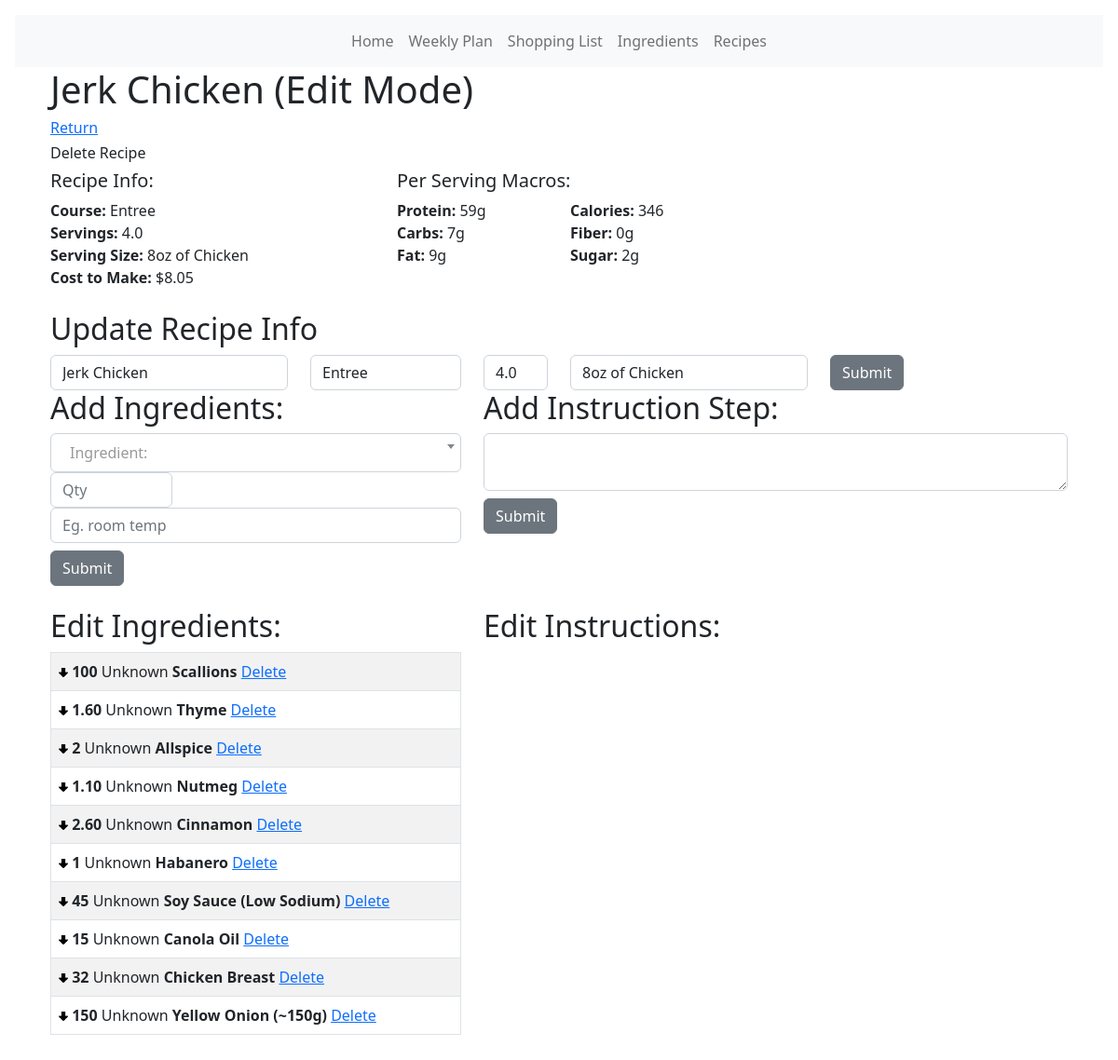
Page /recipe/1/edit on the earlier database version.
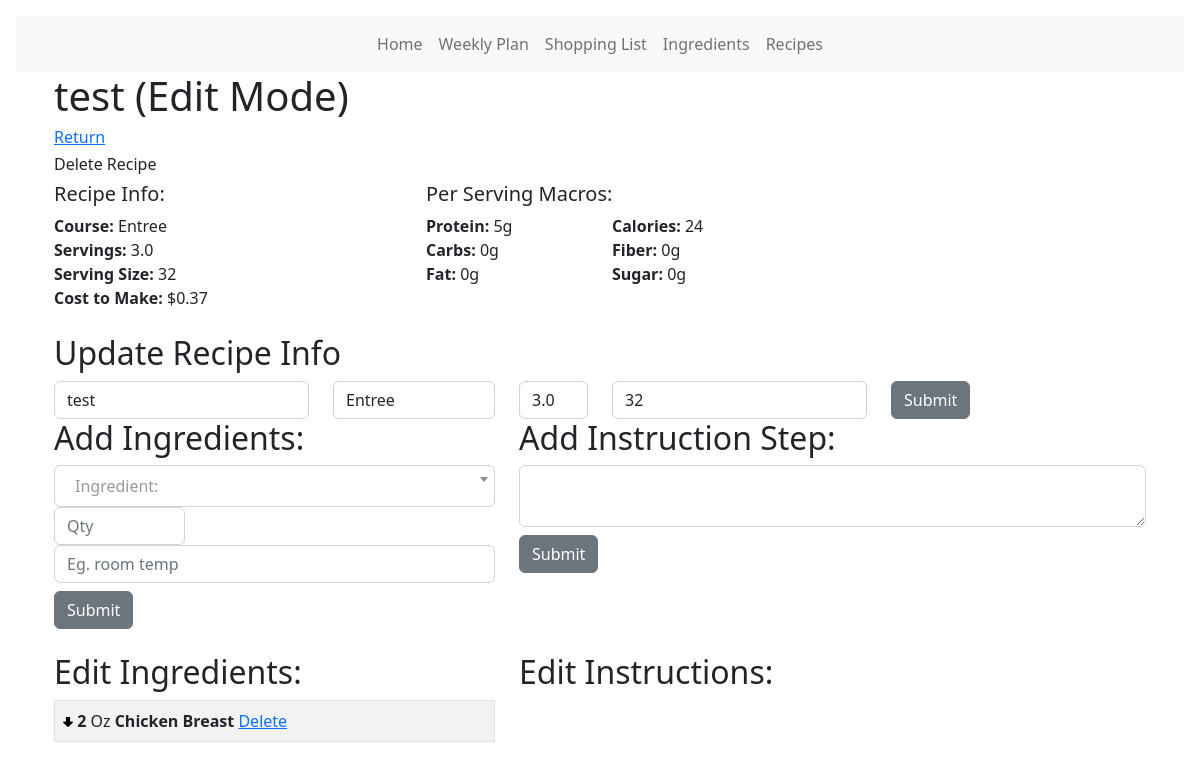
Same page on the later database version.
### models.py (models this page shows, shortened)
class Recipe(db.Model):
    id = db.Column(db.Integer, primary_key=True)
    name = db.Column(db.String(100))
    course = db.Column(db.String(30))
    servings = db.Column(db.Float)
    serving_size = db.Column(db.String(30))
    def get_total_cost(self):
        x = [x.qty for x in RecipeIngredient.query.filter_by(rid=self.id).all()]
        y = [
            y.ingredient.u_price
            for y in RecipeIngredient.query.filter_by(rid=self.id).all()
        ]
        tc = []
        for num1, num2 in zip(x, y):
            tc.append(num1 * num2)
        return sum(tc)
    def get_total_protein(self):
        x = [x.qty for x in RecipeIngredient.query.filter_by(rid=self.id).all()]
        y = [
            y.ingredient.protein
            for y in RecipeIngredient.query.filter_by(rid=self.id).all()
        ]
        t = []
        for num1, num2 in zip(x, y):
            t.append(num1 * num2)
        return sum(t)
    def get_total_carbs(self):
        x = [x.qty for x in RecipeIngredient.query.filter_by(rid=self.id).all()]
        y = [
            y.ingredient.carbs
            for y in RecipeIngredient.query.filter_by(rid=self.id).all()
        ]
        t = []
        for num1, num2 in zip(x, y):
            t.append(num1 * num2)
        return sum(t)
    def get_total_fat(self):
        x = [x.qty for x in RecipeIngredient.query.filter_by(rid=self.id).all()]
        y = [
            y.ingredient.fat
            for y in RecipeIngredient.query.filter_by(rid=self.id).all()
        ]
        t = []
        for num1, num2 in zip(x, y):
            t.append(num1 * num2)
        return sum(t)
    def get_total_fiber(self):
        x = [x.qty for x in RecipeIngredient.query.filter_by(rid=self.id).all()]
        y = [
            y.ingredient.fiber
            for y in RecipeIngredient.query.filter_by(rid=self.id).all()
        ]
        t = []
        for num1, num2 in zip(x, y):
            t.append(num1 * num2)
        return sum(t)
    def get_total_sugar(self):
        x = [x.qty for x in RecipeIngredient.query.filter_by(rid=self.id).all()]
        y = [
            y.ingredient.sugar
            for y in RecipeIngredient.query.filter_by(rid=self.id).all()
        ]
        t = []
        for num1, num2 in zip(x, y):
            t.append(num1 * num2)
        return sum(t)
    def get_total_calories(self):
        a = [a.qty for a in RecipeIngredient.query.filter_by(rid=self.id).all()]
        p = [
            p.ingredient.protein
            for p in RecipeIngredient.query.filter_by(rid=self.id).all()
        ]
        c = [
            c.ingredient.carbs
            for c in RecipeIngredient.query.filter_by(rid=self.id).all()
        ]
        f = [
            f.ingredient.fat
            for f in RecipeIngredient.query.filter_by(rid=self.id).all()
        ]
        tp = []
        for num1, num2 in zip(a, p):
            tp.append((num1 * num2) * 4)
        tc = []
        for num1, num2 in zip(a, c):
            tc.append((num1 * num2) * 4)
        tf = []
        for num1, num2 in zip(a, f):
            tf.append((num1 * num2) * 9)
        gtl = (sum(tf)) + (sum(tp)) + (sum(tc))
        return gtl

class RecipeIngredient(db.Model):
    id = db.Column(db.Integer, primary_key=True)
    rid = db.Column(db.Integer, db.ForeignKey("recipe.id"))
    iid = db.Column(db.Integer, db.ForeignKey("ingredient.id"))
    qty = db.Column(db.Float)
    unit_suffix = db.Column(db.String(50))
    ingredient_color_tag = db.String(20)

class Ingredient(db.Model):
    __tablename__ = "ingredient"
    id = db.Column(db.Integer, primary_key=True)
    name = db.Column(db.String(120), nullable=False)
    icalories = db.Column(db.Float)
    protein = db.Column(db.Float)
    carbs = db.Column(db.Float)
    fat = db.Column(db.Float)
    fiber = db.Column(db.Float)
    sugar = db.Column(db.Float)
    item_unit_size = db.Column(db.Float)  # How many units of item at store
    item_price = db.Column(db.Float)  # Price for full item at store
    u_price = db.Column(db.Float)
    aisle_id = db.Column(db.Integer, db.ForeignKey("aisle.id"))
    ingredients = db.relationship("RecipeIngredient", backref="ingredient")
    def default_ingredient_unit(self):
        try:
            x = UnitIngredient.query.filter_by(iid=self.id).first()
            return x.unit.name
        except:
            return "Unknown"

class Unit(db.Model):
    id = db.Column(db.Integer, primary_key=True)
    name = db.Column(db.String(30))
    ingredients = db.relationship("UnitIngredient", backref="unit")

### main.py (the view, shortened to what this page needs)
@app.route("/recipe/<int:id>/edit", methods=["GET", "POST"])
def recipe_edit(id):
    r = Recipe.query.get_or_404(id)
    title = r.name
    x = 1
    iquery = RecipeIngredient.query.filter_by(rid=id).all()
    """Update Meta Data Form"""
    form2 = CreateRecipe()
    """Add Ingredient Form"""
    form = AddIngredient()
    a = db.session.query(Ingredient.name).order_by(Ingredient.name)
    a = [i[0] for i in a]
    form.name.choices = [("")] + [(y) for y in a]
    """Add Instruction Step Form"""
    form3 = AddInstruction()
    instruct_query = RecipeInstruction.query.filter_by(rid=id).all()
    """Add Ingredient Button Action"""
    """Update Meta Data Button Action"""
    if form2.submit2.data and form2.validate_on_submit():
        r.name = form2.recipe_name.data
        r.course = form2.course.data
        r.servings = form2.servings.data
        r.serving_size = form2.serving_size.data
        db.session.commit()
    """Add Instruction Step Button Action"""
    if form3.submit3.data and form3.validate_on_submit():
        update = RecipeInstruction(rid=id, instruction=form3.instruction.data)
        db.session.add(update)
        db.session.commit()
        instruct_query = RecipeInstruction.query.filter_by(rid=id).all()
    return render_template(
        "/recipes/recipe_edit.html",
        r=r,
        title=r.name,
        x=x,
        iquery=iquery,
        form=form,
        form2=form2,
        form3=form3,
        instruct_query=instruct_query,
    )

### forms.py
class CreateRecipe(FlaskForm):
    recipe_name = StringField("Name", validators=[validators.DataRequired()])
    course = SelectField(
        "Course",
        choices=[
            ("Entree"),
            ("Appetizer"),
            ("Dessert"),
            ("Side Dish"),
            ("Beverage"),
            ("Other"),
        ],
        validators=[validators.DataRequired()],
    )
    servings = DecimalField("Servings:", validators=[validators.InputRequired()])
    serving_size = StringField("Serving Size", validators=[validators.DataRequired()])
    submit2 = SubmitField("Submit")

class AddIngredient(FlaskForm):
    name = SelectField(
        "Ingredient:",
        validators=[validators.InputRequired()],
        validate_choice=False,
    )
    qty = DecimalField("Qty:", validators=[validators.InputRequired()])
    suffix = StringField("Notes")
    submit = SubmitField("Submit")

### templates/recipes/recipe_edit.html (shortened to what this page needs)
<!DOCTYPE html>
<html lang="en">
<head>
  <link href="{{ url_for('static', filename='css/select2.css') }}" rel="stylesheet" />
  {% extends 'base.html' %} {% block content %}
</head>
<body><b></b>
  <div class="container">
    <h1>{{title}} (Edit Mode)</h1>
    <a href="{{url_for('recipe', id=r.id)}}">
      <h6>Return</h6>
      <h6>Delete Recipe</h6>
    </a>
    <div class="row">
      <div class="col-4">
        <h5>Recipe Info:</h5>
      </div>
      <div class="col-4">
        <h5>Per Serving Macros:</h5>
      </div>
    </div>
    <div class="row">
      <div class="col-4">
        <b>Course: </b> {{r.course}} <br>
        <b>Servings: </b> {{r.servings}} <br>
        <b>Serving Size: </b> {{r.serving_size}} <br>
        <b>Cost to Make: </b>{{'$%0.2f'|format(r.get_total_cost())}}
      </div>
      <div class="col-2">
        <b>Protein:</b> {{'%0.0fg'|format((r.get_total_protein())/r.servings)}} <br>
        <b>Carbs:</b> {{'%0.0fg'|format((r.get_total_carbs())/r.servings)}} <br>
        <b>Fat:</b> {{'%0.0fg'|format((r.get_total_fat())/r.servings)}} <br>
      </div>
      <div class="col-2">
        <b>Calories:</b> {{'%0.0f'|format((r.get_total_calories())/r.servings)}} <br>
        <b>Fiber:</b> {{'%0.0fg'|format((r.get_total_fiber())/r.servings)}} <br>
        <b>Sugar:</b> {{'%0.0fg'|format((r.get_total_sugar())/r.servings)}} <br>
      </div>
    </div>
    <br>
    <h2>Update Recipe Info</h2>
    <form method="POST">
      <div class="row">
        <div class="col">
          {{ form.hidden_tag() }} {{ form2.recipe_name(class="form-control", value=r.name) }}
        </div>
        <div class="col-2">
          {{ form2.course(class="form-control", valuse=r.course) }}
        </div>
        <div class="col-1">
          {{ form2.servings(class="form-control", value=r.servings)}}
        </div>
        <div class="col-3">
          {{ form2.serving_size(class="form-control", value=r.serving_size)}}
        </div>
        <div class="col">{{ form2.submit2(class="btn btn-secondary") }}</div>
      </div>
    </form>
    <div class="row">
      <div class="col">
        <div class="row">
          <div class="col-5">
            <h2>Add Ingredients:</h2>
            <form method="POST">
              <div class="col">
              </div>
              <div class="row">
                <div class="col-4">
                  {{ form.qty(class="form-control ", placeholder="Qty") }}
                </div>
              </div>
              <div class="col">
                {{ form.suffix(class="form-control", placeholder='Eg. room temp')}}
              </div>
              <div class="col">{{ form.submit(class="btn btn-secondary mt-2") }}
              </div>
            </form>
          </div>
          <div class="col">
            <h2>Add Instruction Step:</h2>
            <form method="POST">
              <div class="col">
                {{ form3.hidden_tag() }} {{ form3.instruction(class="form-control") }}
              </div>
              <div class="col">{{ form3.submit3(class="btn btn-secondary mt-2") }}</div>
            </form>
          </div>
        </div>
      </div>
    </div>
    <br />
    <div class="row">
      <div class="col-5">
        <h2>Edit Ingredients:</h2>
        <table class="table table-hover table-bordered table-striped">
          {% for i in iquery %}
          <tr>
            <td>
              <b><a href="{{url_for('recipe_ingredient_move_down', rid=i.rid, id=i.id)}}"><img
                    src="{{ url_for('static', filename='images/down_arrow.png') }}" width="10" /></a>{{(' %0.0f
                '|format(i.qty)) if (i.qty%1==0) else (' %0.2f '|format(i.qty))}}</b>{{i.ingredient.default_ingredient_unit()}}
              <b>{{i.ingredient.name}}</b>
              {{i.unit_suffix}}<a href="{{url_for('recipe_delete_ingredient',id=i.id)}}">Delete</a>
            </td>
          </tr>
          {% endfor %}
        </table>
      </div>
      <div class="col-6">
        <h2>Edit Instructions:</h2>
      </div>
    </div>
  </div>
</body>
{% endblock %}

Differences in the rows shown:
removed RecipeIngredient: get_total_cost "$8.05", (r.get_total_protein())/r.servings "59g", (r.get_total_carbs())/r.servings "7g", (r.get_total_fat())/r.servings "9g", (r.get_total_calories())/r.servings "346", (r.get_total_fiber())/r.servings "0g", (r.get_total_sugar())/r.servings "2g", qty "100", ingredient.default_ingredient_unit "Unknown", ingredient.name "Scallions"
removed RecipeIngredient: qty "1.60", ingredient.default_ingredient_unit "Unknown", ingredient.name "Thyme"
removed RecipeIngredient: qty "2", ingredient.default_ingredient_unit "Unknown", ingredient.name "Allspice"
removed RecipeIngredient: qty "1.10", ingredient.default_ingredient_unit "Unknown", ingredient.name "Nutmeg"
removed RecipeIngredient: qty "2.60", ingredient.default_ingredient_unit "Unknown", ingredient.name "Cinnamon"
removed RecipeIngredient: qty "1", ingredient.default_ingredient_unit "Unknown", ingredient.name "Habanero"
removed RecipeIngredient: qty "45", ingredient.default_ingredient_unit "Unknown", ingredient.name "Soy Sauce (Low Sodium)"
removed RecipeIngredient: qty "15", ingredient.default_ingredient_unit "Unknown", ingredient.name "Canola Oil"
removed RecipeIngredient: qty "32", ingredient.default_ingredient_unit "Unknown", ingredient.name "Chicken Breast"
removed RecipeIngredient: qty "150", ingredient.default_ingredient_unit "Unknown", ingredient.name "Yellow Onion (~150g)"
changed Recipe "Entree": name "Jerk Chicken" → "test"; servings "4.0" → "3.0"; serving_size "8oz of Chicken" → "32"
added RecipeIngredient: get_total_cost "$0.37", (r.get_total_protein())/r.servings "5g", (r.get_total_carbs())/r.servings "0g", (r.get_total_fat())/r.servings "0g", (r.get_total_calories())/r.servings "24", (r.get_total_fiber())/r.servings "0g", (r.get_total_sugar())/r.servings "0g", qty "2", ingredient.default_ingredient_unit "Oz", ingredient.name "Chicken Breast"
Other differences:
form field recipe_name: "Jerk Chicken" → "test"
